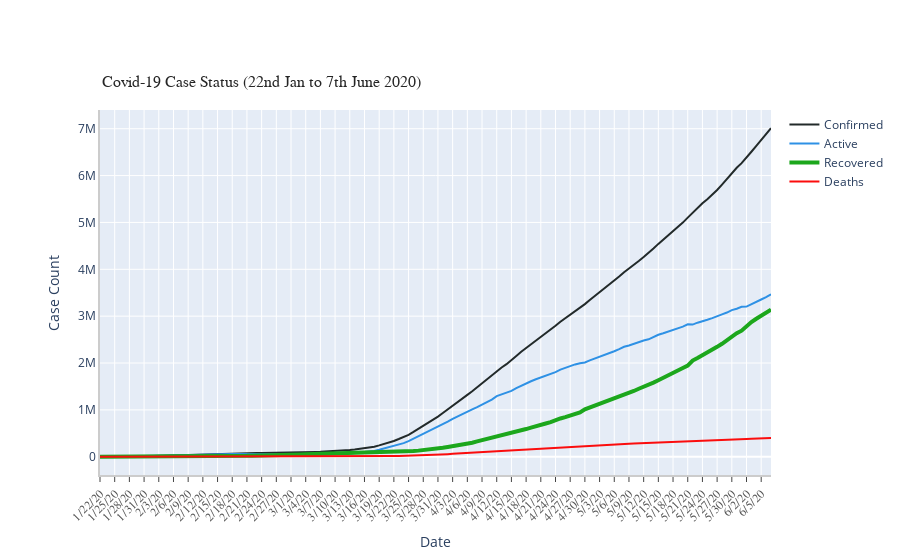

The code cell stored with this chart in its notebook:
### Code cell
ts_array = [confirmed_agg_ts, active_agg_ts, recovered_agg_ts, death_agg_ts]
labels = ['Confirmed', 'Active', 'Recovered', 'Deaths']
colors = [color_arr[5], color_arr[0], color_arr[2], color_arr[3]]
mode_size = [8,8,12,8]
line_size = [2,2,4,2]

fig_2 = draw_plot(ts_array = ts_array,
                 ts_label = labels,
                 title = 'Covid-19 Case Status (22nd Jan to 7th June 2020)',
                 colors = colors, mode_size = mode_size,
                 line_size = line_size,
                 x_axis_title = 'Date',
                 y_axis_title = 'Case Count',
                 tickangle=315,
                 yaxis_type='', additional_annotations=[])
fig_2.show()

### Figure 1 — Plotly figure (JSON) as saved in the notebook; plotly's stock layout.template omitted (floating-point values rounded to 4 significant figures; data arrays with more than 128 entries replaced by an {"elided": "..."} marker saying what was removed)
{"data": [{"connectgaps": true, "line": {"color": "#222A2A", "width": 2}, "name": "Confirmed", "type": "scatter", "x": {"elided": "138 str values"}, "y": {"elided": "138 int values"}}, {"connectgaps": true, "line": {"color": "#2E91E5", "width": 2}, "name": "Active", "type": "scatter", "x": {"elided": "138 str values"}, "y": {"elided": "138 int values"}}, {"connectgaps": true, "line": {"color": "#1CA71C", "width": 4}, "name": "Recovered", "type": "scatter", "x": {"elided": "138 str values"}, "y": {"elided": "138 int values"}}, {"connectgaps": true, "line": {"color": "#FB0D0D", "width": 2}, "name": "Deaths", "type": "scatter", "x": {"elided": "138 str values"}, "y": {"elided": "138 int values"}}], "layout": {"annotations": [{"font": {"color": "rgb(37,37,37)", "family": "Arial", "size": 16}, "showarrow": false, "text": "Covid-19 Case Status (22nd Jan to 7th June 2020)", "x": 0, "xanchor": "left", "xref": "paper", "y": 1.05, "yanchor": "bottom", "yref": "paper"}], "autosize": true, "margin": {"autoexpand": true, "l": 100, "r": 20, "t": 110}, "showlegend": true, "xaxis": {"linecolor": "rgb(204,204,204)", "linewidth": 2, "showgrid": true, "showline": true, "showticklabels": true, "tickangle": -45, "tickfont": {"color": "rgb(82,82,82)", "family": "Arial", "size": 12}, "ticks": "outside", "title": {"text": "Date"}}, "yaxis": {"linecolor": "rgb(204,204,204)", "linewidth": 2, "showgrid": true, "showline": true, "showticklabels": true, "title": {"text": "Case Count"}}}}
